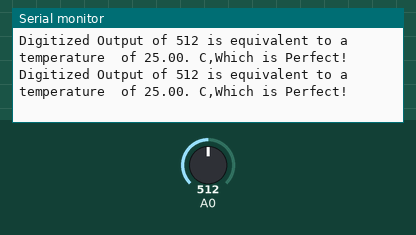
This program was run on a simulated ESP8266 (Wemos D1 mini). On the bench: the last lines printed to the serial monitor. The test bench sets the inputs (shaded band); at power-on: A0 = 512.

Above: at 2.8 s.
2.9 s: A0 set to 716
At 5.2 s:
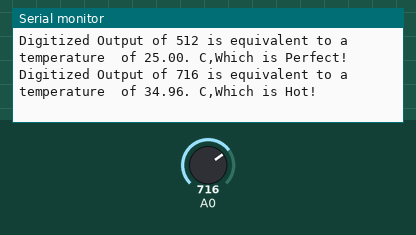
7.5 s: A0 set to 900
At 9.5 s:
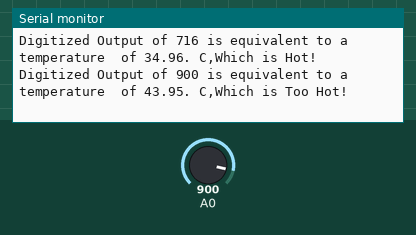
11.5 s: A0 set to 306
At 12.7 s:
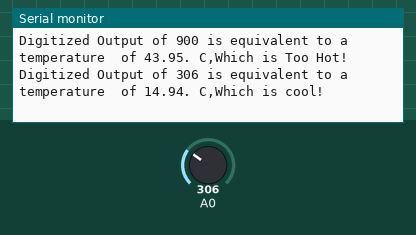
15.5 s: A0 set to 122
At 17.1 s:
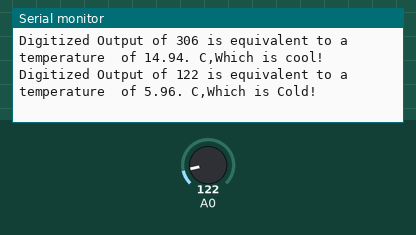

The program:

main.cpp
```cpp
#include <Arduino.h>
 /// I, George Mathioudakis,  001211882, certify that this material is my original work. No other person's work has been used without due acknowledgment and I have not made my work available to anyone else.
void setup() {
  // configure the USB serial monitor
  Serial.begin(115200);
}

void loop() {
  int bits;
  float floatVoltage;
  float floatTemp;

  // read digitized value from the D1 Mini's A/D convertor
  bits = analogRead(A0);
  // floatVal = 3300/iVal;
  floatVoltage = bits * (3300.0/1024.0)/1000.0;

  floatTemp = (bits/1024.0)*50.0;

  // print value to the USB port
  //Serial.println("Digitized Value of " + String(bits) +" to an Analog voltage of "+String(floatVoltage));
  String info;

  if(floatTemp < 10  ){
    info = "Which is Cold!";
  }else if (floatTemp >= 10 && floatTemp <=15 )
  {
    info = "Which is cool!";
  }else if(floatTemp > 15 && floatTemp <=25){
    info = "Which is Perfect!";
  }else if(floatTemp > 25 && floatTemp <=30){
    info = "Which is Warm!";
  }else if(floatTemp > 30 && floatTemp <=35){
    info = "Which is Hot!";
  }else{
    info = "Which is Too Hot!";
  }

 Serial.println("Digitized Output of " + String(bits) +" is equivalent to a temperature  of "+String(floatTemp)+". C,"+String(info));
  // wait 0.5 seconds (500 ms)
  delay(2000);
} 
```

Measured:
- after the input at 2.9 s, the serial monitor: prints a new line after 1.1 s (image 1)
- after the input at 7.5 s, the serial monitor: prints a new line after 0.51 s (image 2)
- after the input at 11.5 s, the serial monitor: prints a new line after 0.51 s (image 3)
- after the input at 15.5 s, the serial monitor: prints a new line after 0.52 s (image 4)
